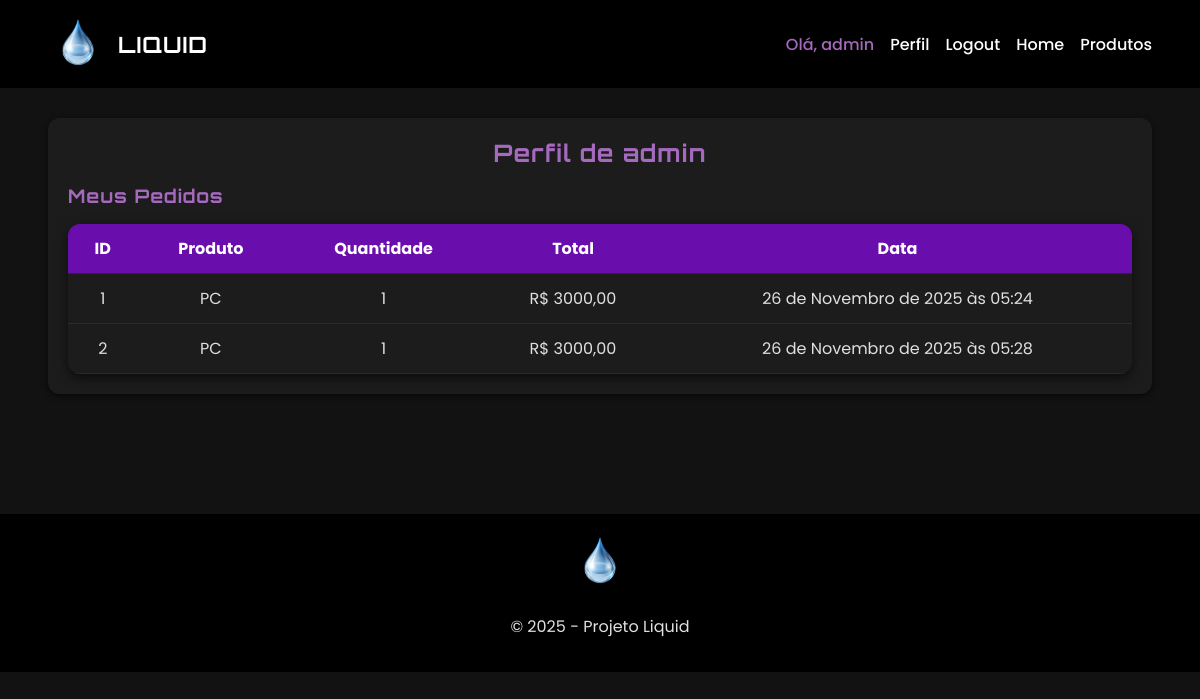
/perfil/ (signed in), run on an earlier commit of the app's database.
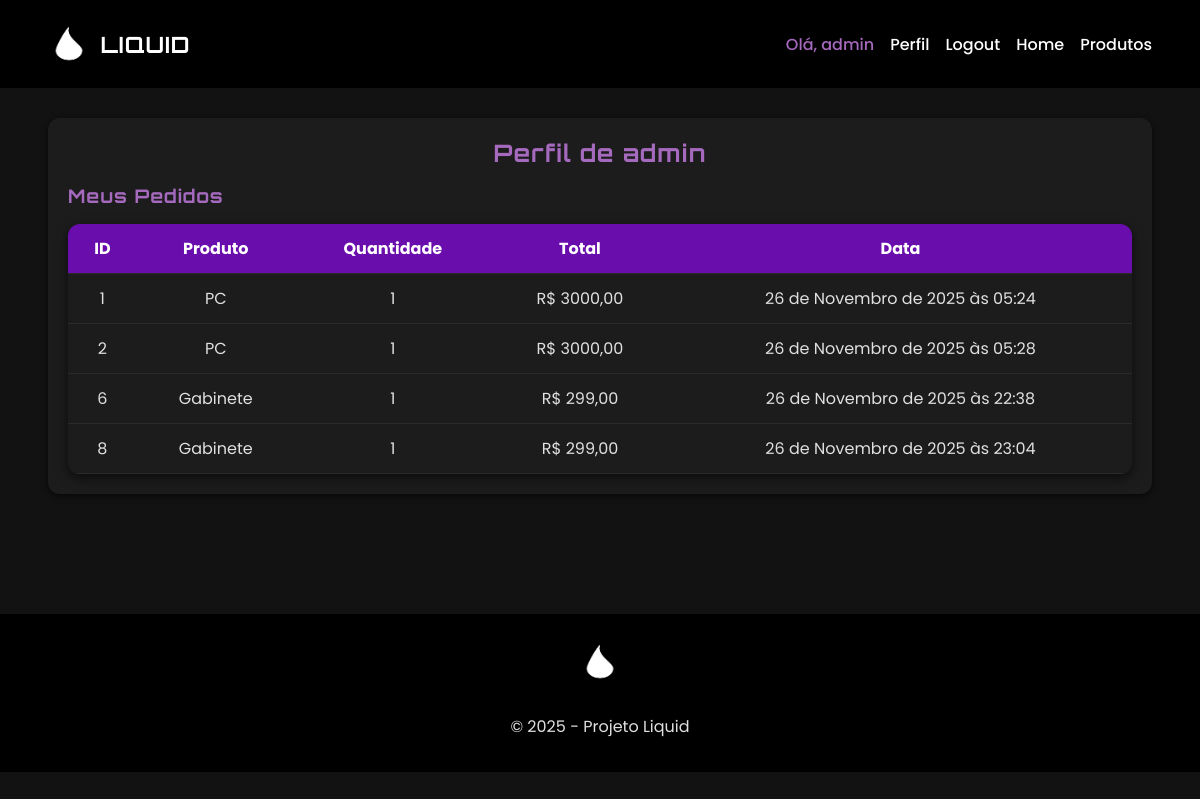
And on a later commit of the database.
### app/models.py (models this page shows, shortened)
class BaseModel(models.Model):
    criado_em = models.DateTimeField(auto_now_add=True)
    atualizado_em = models.DateTimeField(auto_now=True)
    class Meta:
        abstract = True

class Pagina(BaseModel):
    nome_do_site = models.CharField(max_length=200)
    logo_do_site = models.ImageField(upload_to='logos/', blank=True, null=True)
    texto_chamada = models.CharField(max_length=200)
    subtitulo_chamada = models.CharField(max_length=200, blank=True, null=True)
    imagem_fundo = models.ImageField(upload_to='fundo/', blank=True, null=True)
    texto_sobre = models.TextField()
    imagem_sobre = models.ImageField(upload_to='sobre/', blank=True, null=True)
    endereco = models.CharField(max_length=200)
    email = models.EmailField()
    whatsapp = models.CharField(max_length=20)

class Pedido(BaseModel):
    usuario = models.ForeignKey(User, on_delete=models.CASCADE)
    produto = models.ForeignKey(Produto, on_delete=models.CASCADE)
    quantidade = models.PositiveIntegerField()
    total = models.DecimalField(max_digits=10, decimal_places=2)
    data = models.DateTimeField(auto_now_add=True)

class Produto(BaseModel):
    nome = models.CharField(max_length=200)
    estoque = models.PositiveIntegerField()
    preco = models.DecimalField(max_digits=10, decimal_places=2)
    descricao = models.TextField()
    foto = models.ImageField(upload_to='produtos/', blank=True, null=True)

### app/views.py (the view)
# urls.py: path("perfil/", views.perfil, name="perfil"),
@login_required
def perfil(request):
    pedidos = Pedido.objects.filter(usuario=request.user)
    return render(request, "perfil.html", {"pedidos": pedidos})

### app/context_processors.py (called while the page is built)
def pagina_context(request):
    pagina = Pagina.objects.first()
    return {"pagina": pagina}

### app/templates/perfil.html (shortened to what this page needs)
{% extends 'base.html' %}
{% block content %}
<h2>Perfil de {{ request.user.username }}</h2>
<h3>Meus Pedidos</h3>
<div class="table-wrapper">
    <table class="table">
        <thead>
            <tr>
                <th>ID</th>
                <th>Produto</th>
                <th>Quantidade</th>
                <th>Total</th>
                <th>Data</th>
            </tr>
        </thead>
        <tbody>
            {% for pedido in pedidos %}
            <tr>
                <td data-label="ID">{{ pedido.id }}</td>
                <td data-label="Produto">{{ pedido.produto.nome }}</td>
                <td data-label="Quantidade">{{ pedido.quantidade }}</td>
                <td data-label="Total">R$ {{ pedido.total }}</td>
                <td data-label="Data">{{ pedido.data }}</td>
            </tr>
            {% empty %}
            <tr><td colspan="5">Nenhum pedido realizado.</td></tr>
            {% endfor %}
        </tbody>
    </table>
</div>
{% endblock %}

### app/templates/base.html (shortened to what this page needs)
<!DOCTYPE html>
<html lang="pt-br">
<head>
    {% load static %}
    <link rel="stylesheet" href="{% static 'style.css' %}">
</head>
<body>
    <nav class="navbar">
        <div class="container">
            <a href="{% url 'index' %}" class="brand">
                {% if pagina.logo_do_site %}
                <img src="{{ pagina.logo_do_site.url }}" alt="Logo" class="logo">
                {% endif %}
                <span class="site-name">
                    {{ pagina.nome_do_site|default:" " }}
                </span>
            </a>
            <div class="menu">
                {% if user.is_authenticated %}
                <a><span class="user">Olá, {{ user.username }}</span></a>
                <a href="{% url 'perfil' %}">Perfil</a>
                <a href="{% url 'logout' %}" class="btn-logout">Logout</a>
                <a href="{% url 'index' %}">Home</a>
                <a href="{% url 'produtos' %}">Produtos</a>
                {% else %}
                <a href="{% url 'index' %}">Home</a>
                <a href="{% url 'produtos' %}">Produtos</a>
                <a href="{% url 'cadastro' %}">Cadastro</a>
                <a href="{% url 'login' %}" class="btn-login">Entrar</a>
                {% endif %}
            </div>
        </div>
    </nav>
    <main class="content-container">
        {% block content %}{% endblock %}
    </main>
    <footer>
        <div class="container">
            <img src="{{ pagina.logo_do_site.url }}" alt="Logo" class="logo">
            <p>&copy; 2025 - Projeto Liquid</p>
        </div>
    </footer>
</body>
</html>

What changed in the data, as far as the page shows it:
changed Pagina "LIQUID": logo_do_site: a different picture
added Pedido: id "6", produto.nome "Gabinete", quantidade "1", total "299,00", data "26 de Novembro de 2025 às 22:38"
added Pedido: id "8", produto.nome "Gabinete", quantidade "1", total "299,00", data "26 de Novembro de 2025 às 23:04"
